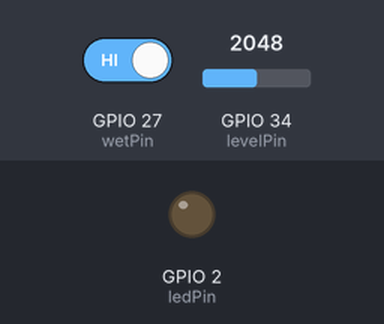
The sketch below on a simulated ESP32. On the bench: output pins drawn as LEDs (lit = HIGH). The test bench sets the inputs (shaded band); at power-on: GPIO 27 (wetPin) HIGH, GPIO 34 (levelPin) = 2048. What the sketch prints to the serial monitor is not drawn.

Above: at 1.3 s.
1.4 s: GPIO 27 (wetPin) driven LOW
At 1.8 s:
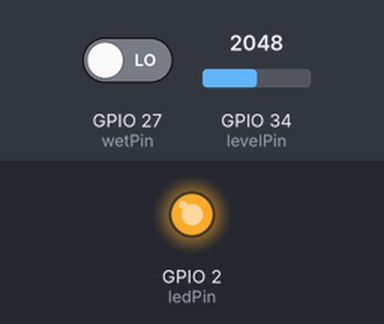
3.0 s: GPIO 27 (wetPin) driven HIGH
At 4.2 s:
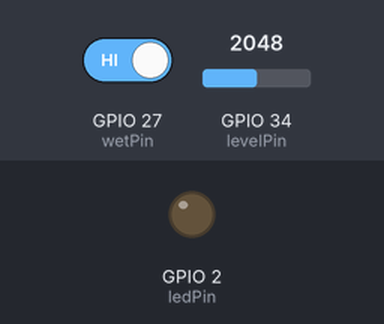
Timing chart, 0 to 6.0 s (numbered marks = the images above; inputs shaded):
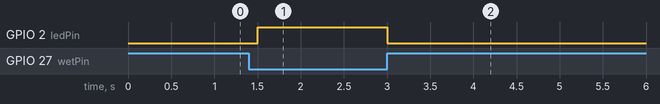

Measured:
- after the input at 1.4 s, GPIO 2 (ledPin): LOW → HIGH after 0.10 s
- after the input at 3.0 s, GPIO 2 (ledPin): HIGH → LOW at once

The sketch:

rain.ino
```cpp
// বৃষ্টি এলে বাতি জ্বলবে (Rain sensor) — ESP32 বোর্ড
// মডিউলের VCC যাবে 3V3-তে, GND যাবে GND-তে, DO যাবে D27-এ, AO যাবে D34-এ।
// LED রেজিস্টর হয়ে D2-তে থাকবে।

const int wetPin = 27;     // DO: শুকনো হলে HIGH, ভিজলে LOW
const int levelPin = 34;   // AO: যত ভেজা, মান তত কম
const int ledPin = 2;

void setup() {
  pinMode(wetPin, INPUT);
  pinMode(ledPin, OUTPUT);
  Serial.begin(115200);
}

void loop() {
  int level = analogRead(levelPin);          // ০ থেকে ৪০৯৫
  bool raining = digitalRead(wetPin) == LOW;
  digitalWrite(ledPin, raining ? HIGH : LOW);
  Serial.print("পানির মান: ");
  Serial.print(level);
  Serial.println(raining ? "  বৃষ্টি হচ্ছে!" : "  শুকনো");
  delay(500);
}
```
